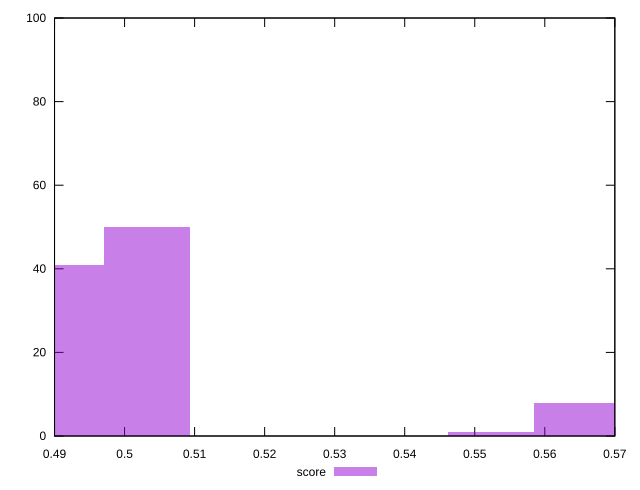

Write the gnuplot code that produced this figure.
reset

$score <<EOF
0.503210077821593 50
0.49093666128935903 41
0.5645771604827629 8
0.552303743950529 1
EOF

set key outside below
set boxwidth 0.012273416532233976
set xrange [0.49:0.57]
set yrange [0:100]
set trange [0:100]
set style fill transparent solid 0.5 noborder
set terminal svg size 640, 490 enhanced background rgb 'white'
set output "report_00009_2021-02-08T22-37-41.559Z/render-blocking-resources/samples/pages+cached+noadtech+nomedia/score/histogram.svg"

plot $score title "score" with boxes

reset
